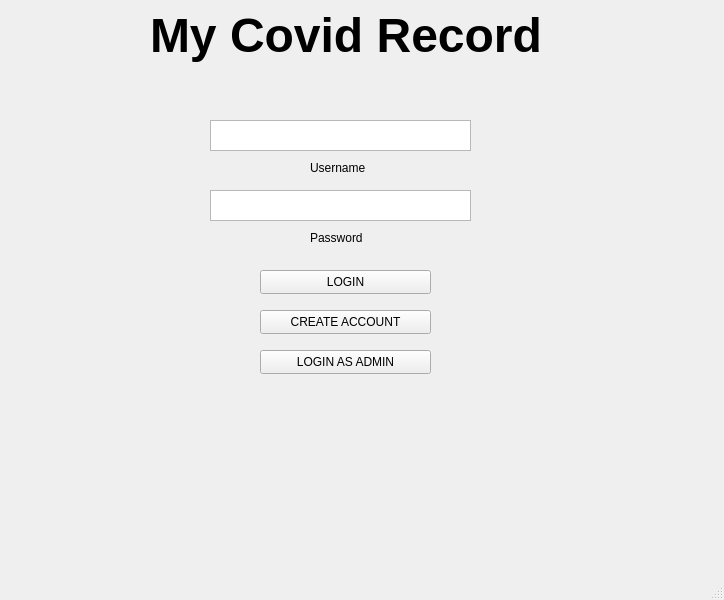
<?xml version="1.0" encoding="UTF-8"?>
<ui version="4.0">
 <class>MainWindow</class>
 <widget class="QMainWindow" name="MainWindow">
  <property name="geometry">
   <rect>
    <x>0</x>
    <y>0</y>
    <width>724</width>
    <height>600</height>
   </rect>
  </property>
  <property name="windowTitle">
   <string>MainWindow</string>
  </property>
  <widget class="QWidget" name="centralwidget">
   <widget class="QLabel" name="label">
    <property name="geometry">
     <rect>
      <x>150</x>
      <y>0</y>
      <width>391</width>
      <height>71</height>
     </rect>
    </property>
    <property name="font">
     <font>
      <pointsize>36</pointsize>
      <bold>true</bold>
     </font>
    </property>
    <property name="autoFillBackground">
     <bool>false</bool>
    </property>
    <property name="text">
     <string>My Covid Record</string>
    </property>
   </widget>
   <widget class="QTextEdit" name="textEdit">
    <property name="geometry">
     <rect>
      <x>210</x>
      <y>120</y>
      <width>261</width>
      <height>31</height>
     </rect>
    </property>
   </widget>
   <widget class="QTextEdit" name="textEdit_2">
    <property name="geometry">
     <rect>
      <x>210</x>
      <y>190</y>
      <width>261</width>
      <height>31</height>
     </rect>
    </property>
   </widget>
   <widget class="QLabel" name="label_2">
    <property name="geometry">
     <rect>
      <x>310</x>
      <y>160</y>
      <width>61</width>
      <height>16</height>
     </rect>
    </property>
    <property name="text">
     <string>Username</string>
    </property>
   </widget>
   <widget class="QLabel" name="label_3">
    <property name="geometry">
     <rect>
      <x>310</x>
      <y>230</y>
      <width>61</width>
      <height>16</height>
     </rect>
    </property>
    <property name="text">
     <string>Password</string>
    </property>
   </widget>
   <widget class="QPushButton" name="pushButton">
    <property name="geometry">
     <rect>
      <x>260</x>
      <y>270</y>
      <width>171</width>
      <height>24</height>
     </rect>
    </property>
    <property name="text">
     <string>LOGIN</string>
    </property>
   </widget>
   <widget class="QPushButton" name="pushButton_2">
    <property name="geometry">
     <rect>
      <x>260</x>
      <y>310</y>
      <width>171</width>
      <height>24</height>
     </rect>
    </property>
    <property name="text">
     <string>CREATE ACCOUNT</string>
    </property>
   </widget>
   <widget class="QPushButton" name="pushButton_3">
    <property name="geometry">
     <rect>
      <x>260</x>
      <y>350</y>
      <width>171</width>
      <height>24</height>
     </rect>
    </property>
    <property name="text">
     <string>LOGIN AS ADMIN</string>
    </property>
   </widget>
  </widget>
  <widget class="QMenuBar" name="menubar">
   <property name="geometry">
    <rect>
     <x>0</x>
     <y>0</y>
     <width>724</width>
     <height>22</height>
    </rect>
   </property>
  </widget>
  <widget class="QStatusBar" name="statusbar"/>
 </widget>
 <resources/>
 <connections/>
</ui>
